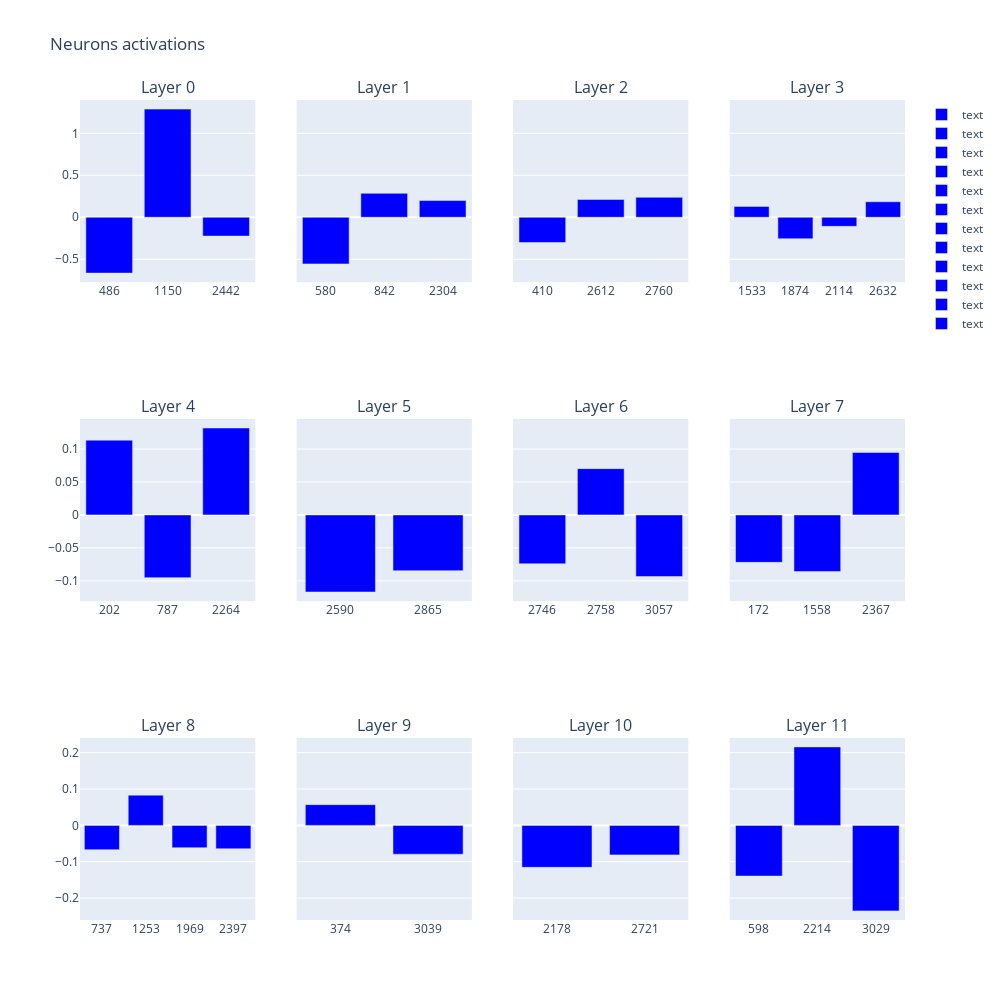

The code cell stored with this chart in its notebook:
### Code cell
fig = make_subplots(rows=3, cols=4, subplot_titles=[f"Layer {i}" for i in range(nl)], shared_yaxes=True)

for i, (text, html) in enumerate(zip(mean_text_activations_values, mean_html_activations_values)):
    df = pd.DataFrame({
        'delta': text.cpu() - html.cpu(),
        'neuron': active_neurons[i].cpu().numpy().astype(str)
    })
    fig.add_trace(go.Bar(x=df['neuron'], y=df['delta'], name='text', marker_color='blue'), row=i//4+1, col=i%4+1)

fig.update_layout(height=1000, width=1000, title_text="Neurons activations")
fig.show()

### Figure 1 — Plotly figure (JSON) as saved in the notebook; plotly's stock layout.template omitted (floating-point values rounded to 4 significant figures)
{"data": [{"marker": {"color": "blue"}, "name": "text", "type": "bar", "x": ["486", "1150", "2442"], "xaxis": "x", "y": [-0.6648, 1.288, -0.2242], "yaxis": "y"}, {"marker": {"color": "blue"}, "name": "text", "type": "bar", "x": ["580", "842", "2304"], "xaxis": "x2", "y": [-0.5556, 0.2849, 0.1996], "yaxis": "y2"}, {"marker": {"color": "blue"}, "name": "text", "type": "bar", "x": ["410", "2612", "2760"], "xaxis": "x3", "y": [-0.3004, 0.2126, 0.238], "yaxis": "y3"}, {"marker": {"color": "blue"}, "name": "text", "type": "bar", "x": ["1533", "1874", "2114", "2632"], "xaxis": "x4", "y": [0.1297, -0.2559, -0.108, 0.1851], "yaxis": "y4"}, {"marker": {"color": "blue"}, "name": "text", "type": "bar", "x": ["202", "787", "2264"], "xaxis": "x5", "y": [0.1134, -0.09513, 0.1318], "yaxis": "y5"}, {"marker": {"color": "blue"}, "name": "text", "type": "bar", "x": ["2590", "2865"], "xaxis": "x6", "y": [-0.1169, -0.08461], "yaxis": "y6"}, {"marker": {"color": "blue"}, "name": "text", "type": "bar", "x": ["2746", "2758", "3057"], "xaxis": "x7", "y": [-0.07418, 0.0702, -0.09354], "yaxis": "y7"}, {"marker": {"color": "blue"}, "name": "text", "type": "bar", "x": ["172", "1558", "2367"], "xaxis": "x8", "y": [-0.07198, -0.08598, 0.09465], "yaxis": "y8"}, {"marker": {"color": "blue"}, "name": "text", "type": "bar", "x": ["737", "1253", "1969", "2397"], "xaxis": "x9", "y": [-0.06681, 0.08316, -0.0615, -0.06439], "yaxis": "y9"}, {"marker": {"color": "blue"}, "name": "text", "type": "bar", "x": ["374", "3039"], "xaxis": "x10", "y": [0.05696, -0.07934], "yaxis": "y10"}, {"marker": {"color": "blue"}, "name": "text", "type": "bar", "x": ["2178", "2721"], "xaxis": "x11", "y": [-0.1154, -0.08113], "yaxis": "y11"}, {"marker": {"color": "blue"}, "name": "text", "type": "bar", "x": ["598", "2214", "3029"], "xaxis": "x12", "y": [-0.1394, 0.2157, -0.2351], "yaxis": "y12"}], "layout": {"annotations": [{"font": {"size": 16}, "showarrow": false, "text": "Layer 0", "x": 0.1062, "xanchor": "center", "xref": "paper", "y": 1, "yanchor": "bottom", "yref": "paper"}, {"font": {"size": 16}, "showarrow": false, "text": "Layer 1", "x": 0.3688, "xanchor": "center", "xref": "paper", "y": 1, "yanchor": "bottom", "yref": "paper"}, {"font": {"size": 16}, "showarrow": false, "text": "Layer 2", "x": 0.6313, "xanchor": "center", "xref": "paper", "y": 1, "yanchor": "bottom", "yref": "paper"}, {"font": {"size": 16}, "showarrow": false, "text": "Layer 3", "x": 0.8938, "xanchor": "center", "xref": "paper", "y": 1, "yanchor": "bottom", "yref": "paper"}, {"font": {"size": 16}, "showarrow": false, "text": "Layer 4", "x": 0.1062, "xanchor": "center", "xref": "paper", "y": 0.6111, "yanchor": "bottom", "yref": "paper"}, {"font": {"size": 16}, "showarrow": false, "text": "Layer 5", "x": 0.3688, "xanchor": "center", "xref": "paper", "y": 0.6111, "yanchor": "bottom", "yref": "paper"}, {"font": {"size": 16}, "showarrow": false, "text": "Layer 6", "x": 0.6313, "xanchor": "center", "xref": "paper", "y": 0.6111, "yanchor": "bottom", "yref": "paper"}, {"font": {"size": 16}, "showarrow": false, "text": "Layer 7", "x": 0.8938, "xanchor": "center", "xref": "paper", "y": 0.6111, "yanchor": "bottom", "yref": "paper"}, {"font": {"size": 16}, "showarrow": false, "text": "Layer 8", "x": 0.1062, "xanchor": "center", "xref": "paper", "y": 0.2222, "yanchor": "bottom", "yref": "paper"}, {"font": {"size": 16}, "showarrow": false, "text": "Layer 9", "x": 0.3688, "xanchor": "center", "xref": "paper", "y": 0.2222, "yanchor": "bottom", "yref": "paper"}, {"font": {"size": 16}, "showarrow": false, "text": "Layer 10", "x": 0.6313, "xanchor": "center", "xref": "paper", "y": 0.2222, "yanchor": "bottom", "yref": "paper"}, {"font": {"size": 16}, "showarrow": false, "text": "Layer 11", "x": 0.8938, "xanchor": "center", "xref": "paper", "y": 0.2222, "yanchor": "bottom", "yref": "paper"}], "height": 1000, "title": {"text": "Neurons activations"}, "width": 1000, "xaxis": {"anchor": "y", "domain": [0, 0.2125]}, "xaxis10": {"anchor": "y10", "domain": [0.2625, 0.475]}, "xaxis11": {"anchor": "y11", "domain": [0.525, 0.7375]}, "xaxis12": {"anchor": "y12", "domain": [0.7875, 1]}, "xaxis2": {"anchor": "y2", "domain": [0.2625, 0.475]}, "xaxis3": {"anchor": "y3", "domain": [0.525, 0.7375]}, "xaxis4": {"anchor": "y4", "domain": [0.7875, 1]}, "xaxis5": {"anchor": "y5", "domain": [0, 0.2125]}, "xaxis6": {"anchor": "y6", "domain": [0.2625, 0.475]}, "xaxis7": {"anchor": "y7", "domain": [0.525, 0.7375]}, "xaxis8": {"anchor": "y8", "domain": [0.7875, 1]}, "xaxis9": {"anchor": "y9", "domain": [0, 0.2125]}, "yaxis": {"anchor": "x", "domain": [0.7778, 1]}, "yaxis10": {"anchor": "x10", "domain": [0, 0.2222], "matches": "y9", "showticklabels": false}, "yaxis11": {"anchor": "x11", "domain": [0, 0.2222], "matches": "y9", "showticklabels": false}, "yaxis12": {"anchor": "x12", "domain": [0, 0.2222], "matches": "y9", "showticklabels": false}, "yaxis2": {"anchor": "x2", "domain": [0.7778, 1], "matches": "y", "showticklabels": false}, "yaxis3": {"anchor": "x3", "domain": [0.7778, 1], "matches": "y", "showticklabels": false}, "yaxis4": {"anchor": "x4", "domain": [0.7778, 1], "matches": "y", "showticklabels": false}, "yaxis5": {"anchor": "x5", "domain": [0.3889, 0.6111]}, "yaxis6": {"anchor": "x6", "domain": [0.3889, 0.6111], "matches": "y5", "showticklabels": false}, "yaxis7": {"anchor": "x7", "domain": [0.3889, 0.6111], "matches": "y5", "showticklabels": false}, "yaxis8": {"anchor": "x8", "domain": [0.3889, 0.6111], "matches": "y5", "showticklabels": false}, "yaxis9": {"anchor": "x9", "domain": [0, 0.2222]}}}
